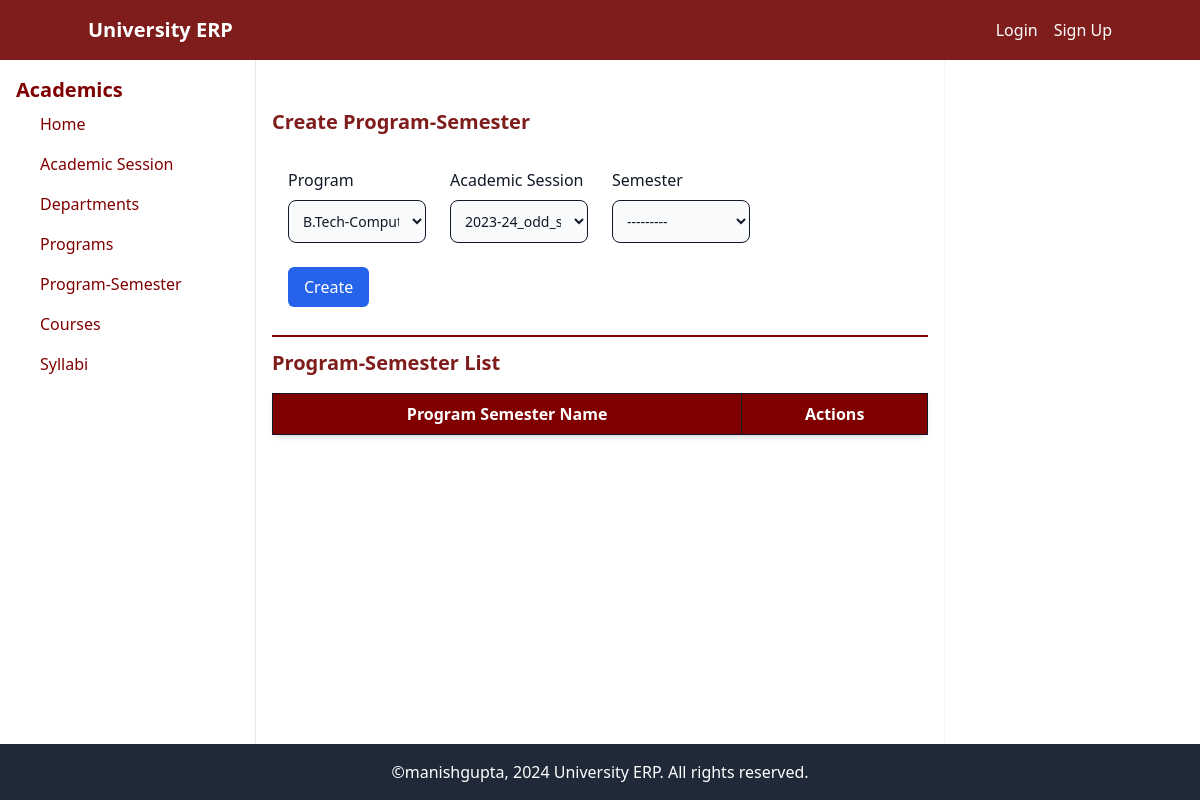
The page /academic/program_semester/ on the database as committed earlier.
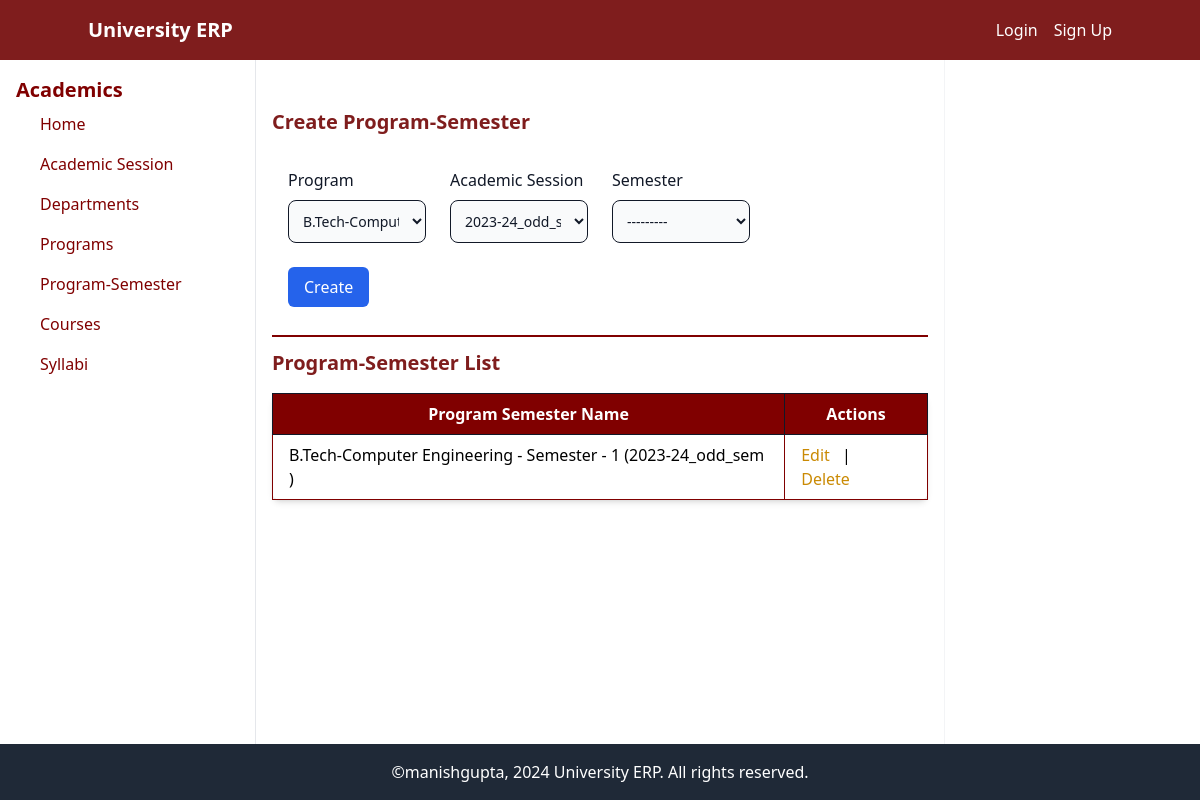
The same page on the database as committed later.
### academic/models.py (models this page shows, shortened)
class ProgramSemester(models.Model):
    program = models.ForeignKey(Program, on_delete=models.CASCADE, related_name='semesters')
    session = models.ForeignKey(AcademicSession, on_delete=models.CASCADE, related_name='semesters')
    semester = models.PositiveIntegerField(choices=[(i, str(i)) for i in range(1, 9)])
    class Meta:
        unique_together = ('program', 'semester', 'session')
    def __str__(self):
        return f"{self.program.name} - Semester - {self.semester} ({self.session.name} )"

class Program(models.Model):
    LEVEL_CHOICES = [
        ('UG', 'Undergraduate'),
        ('PG', 'Postgraduate'),
        ('PhD', 'Doctoral'),
        ('PGD', 'Post Graduate Diploma'),
        ('DIP', 'Diploma'),
        ('CRT', 'Certificate'),
        ('Other', 'Other'),
    ]
    name = models.CharField(max_length=50)
    duration = models.PositiveIntegerField(choices=[(i, str(i)) for i in range(1, 7)])
    level = models.CharField(max_length=6, choices=LEVEL_CHOICES, default='UG')
    intake = models.PositiveIntegerField(default=0)

class AcademicSession(models.Model):
    name = models.CharField(max_length=20, unique=True) # e.g. 2022_23_odd_semester
    start_date = models.DateField()
    end_date = models.DateField()
    is_active = models.BooleanField(default=False)

### academic/views.py (the view)
# urls.py: path('program_semester/', views.program_semester_list_create_update, name='program-semester-list-create-update'),
def program_semester_list_create_update(request, pk=None):
    if pk:
        program_semester = get_object_or_404(ProgramSemester, pk=pk)
    else:
        program_semester = None
    if request.method == 'POST':
        if program_semester:
            form = ProgramSemesterForm(request.POST, instance=program_semester)
        else:
            form = ProgramSemesterForm(request.POST)
        if form.is_valid():
            form.save()
            return redirect('program-semester-list-create-update')
    else:
        if program_semester:
            form = ProgramSemesterForm(instance=program_semester)
        else:
            form = ProgramSemesterForm()
    program_semesters = ProgramSemester.objects.all()
    return render(request, 'academic/program_semester_list_create_update.html', {'form': form, 'program_semesters': program_semesters, 'edit_program_semester': program_semester})

### academic/forms.py
class ProgramSemesterForm(forms.ModelForm):
    class Meta:
        model = models.ProgramSemester
        fields = ['program', 'session', 'semester']
        widgets = {
            'program': forms.Select(attrs={'class': 'form-control'}),
            'session': forms.Select(attrs={'class': 'form-control'}),
            'semester': forms.Select(attrs={'class': 'form-control'}),
        }

### academic/templates/academic/program_semester_list_create_update.html (shortened to what this page needs)
{% extends "base.html" %}
{% block content %}
<div class="flex-1">
<h2 class="text-xl text-red-900 font-semibold mt-8 mb-4">{% if edit_program_semester %}Edit{% else %}Create{% endif %} Program-Semester</h2>
<form method="POST" class="bg-white p-4 ">
    <div class="grid md:grid-cols-4 md:gap-6">
        <div class="mb-4">
                <label for="id_program" class="block mb-2 font-medium text-gray-900 dark:text-white">Program</label>
                <select name="program" id="id_program" class="bg-gray-50 border border-gray-900 text-gray-900 text-sm rounded-lg focus:ring-blue-500 focus:border-blue-500 block w-full p-2.5 dark:bg-gray-700 dark:border-gray-600 dark:placeholder-gray-400 dark:text-white dark:focus:ring-blue-500 dark:focus:border-blue-500">
                    {% for program in form.program.field.queryset %}
                        <option value="{{ program.id }}" {% if program.id == form.program.value %}selected{% endif %}>{{ program.name }}</option>
                    {% endfor %}
                </select>
            </div>
            <div class="mb-4">
                <label for="id_session" class="block mb-2 font-medium text-gray-900 dark:text-white">Academic Session</label>
                <select name="session" id="id_session" class="bg-gray-50 border border-gray-900 text-gray-900 text-sm rounded-lg focus:ring-blue-500 focus:border-blue-500 block w-full p-2.5 dark:bg-gray-700 dark:border-gray-600 dark:placeholder-gray-400 dark:text-white dark:focus:ring-blue-500 dark:focus:border-blue-500">
                    {% for session in form.session.field.queryset %}
                        <option value="{{ session.id }}" {% if session.id == form.session.value %}selected{% endif %}>{{ session.name }}</option>
                    {% endfor %}
                </select>
            </div>
            <div class="mb-4">
                <label for="id_semester" class="block mb-2 font-medium text-gray-900 dark:text-white">Semester </label>
                <select name="semester" id="id_semester" class="bg-gray-50 border border-gray-900 text-gray-900 text-sm rounded-lg focus:ring-blue-500 focus:border-blue-500 block w-full p-2.5 dark:bg-gray-700 dark:border-gray-600 dark:placeholder-gray-400 dark:text-white dark:focus:ring-blue-500 dark:focus:border-blue-500">
                    {% for value, display in form.semester.field.choices %}
                        <option value="{{ value }}" {% if value == form.semester.value %}selected{% endif %}>{{ display }}</option>
                    {% endfor %}
                </select>
            </div>
        </div>
        <button type="submit" class="bg-blue-600 text-white px-4 py-2 rounded-md mt-2">{% if edit_program_semester %}Update{% else %}Create{% endif %}</button>
    </form>
<hr class="border-t-2 border-[#800000] my-3">
<h2 class="text-xl text-red-900 font-semibold my-3 mb-4">Program-Semester List</h2>
<table class="min-w-full bg-white shadow-md border border-[#800000] rounded-lg">
    <thead>
        <tr class="bg-[#800000] text-white font-semibold  " >
            <th class="px-4 py-2  border border-gray-900">Program Semester Name</th>
            <th class="px-4 py-2  border border-gray-900">Actions</th>
        </tr>
    </thead>
    <tbody>
        {% for program_semester in program_semesters %}
        <tr class="hover:bg-gray-100 ">
            <td class="px-4 py-2  border border-[#800000]">{{ program_semester }}</td>
            <td class="px-4 py-2 border border-[#800000]">
                <a href="{% url 'program-semester-update' program_semester.id %}" class="text-yellow-600 hover:underline mr-2">Edit</a> |
                <a href="{% url 'program-semester-delete' program_semester.id %}" class="text-yellow-600 hover:underline mr-2">Delete</a>
            </td>
        </tr>
        {% endfor %}
    </tbody>
</table>
</div>
{% endblock content %}

Rows that differ between the two databases and show on the page:
added ProgramSemester: program+semester+session "B.Tech-Computer Engineering - Semester - 1 (2023-24_odd_sem )"
